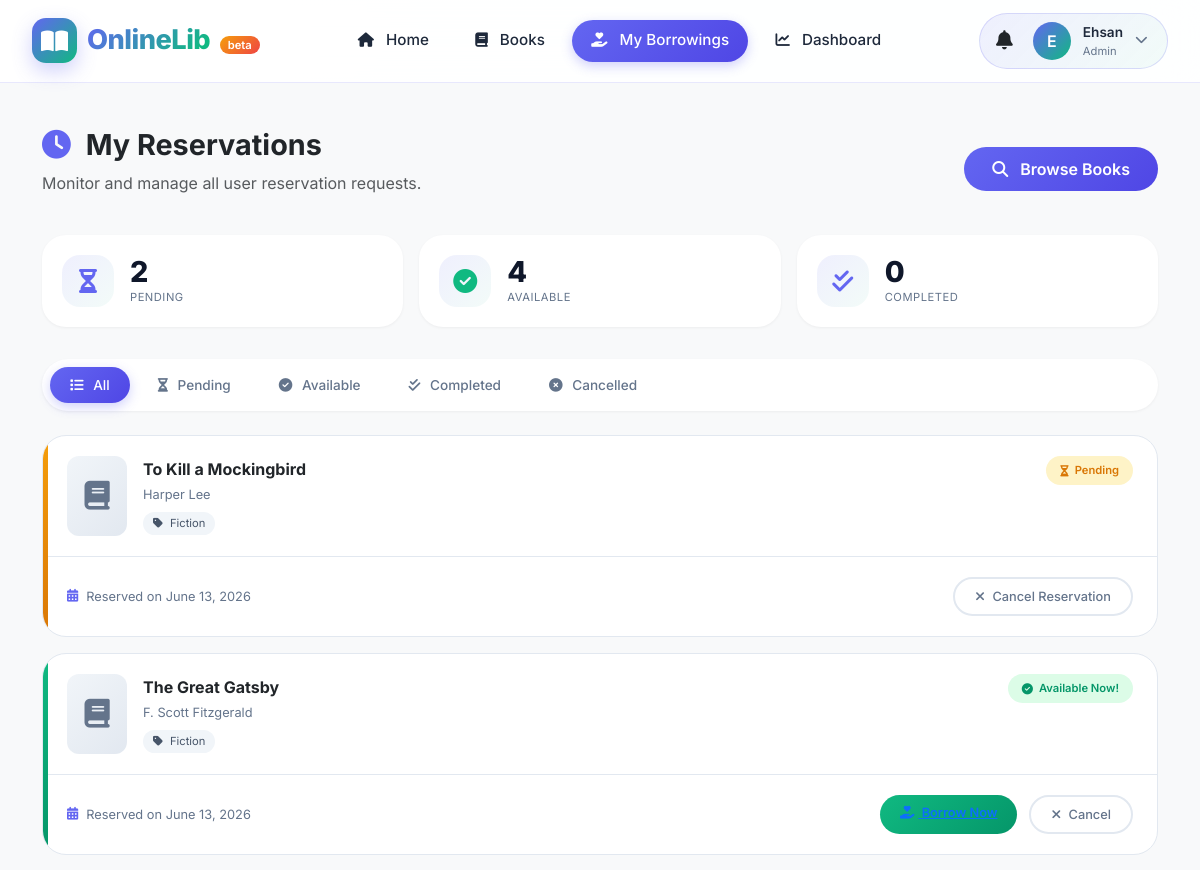
/borrowing/reservations/ (signed in, upper part), run on an earlier commit of the app's database.
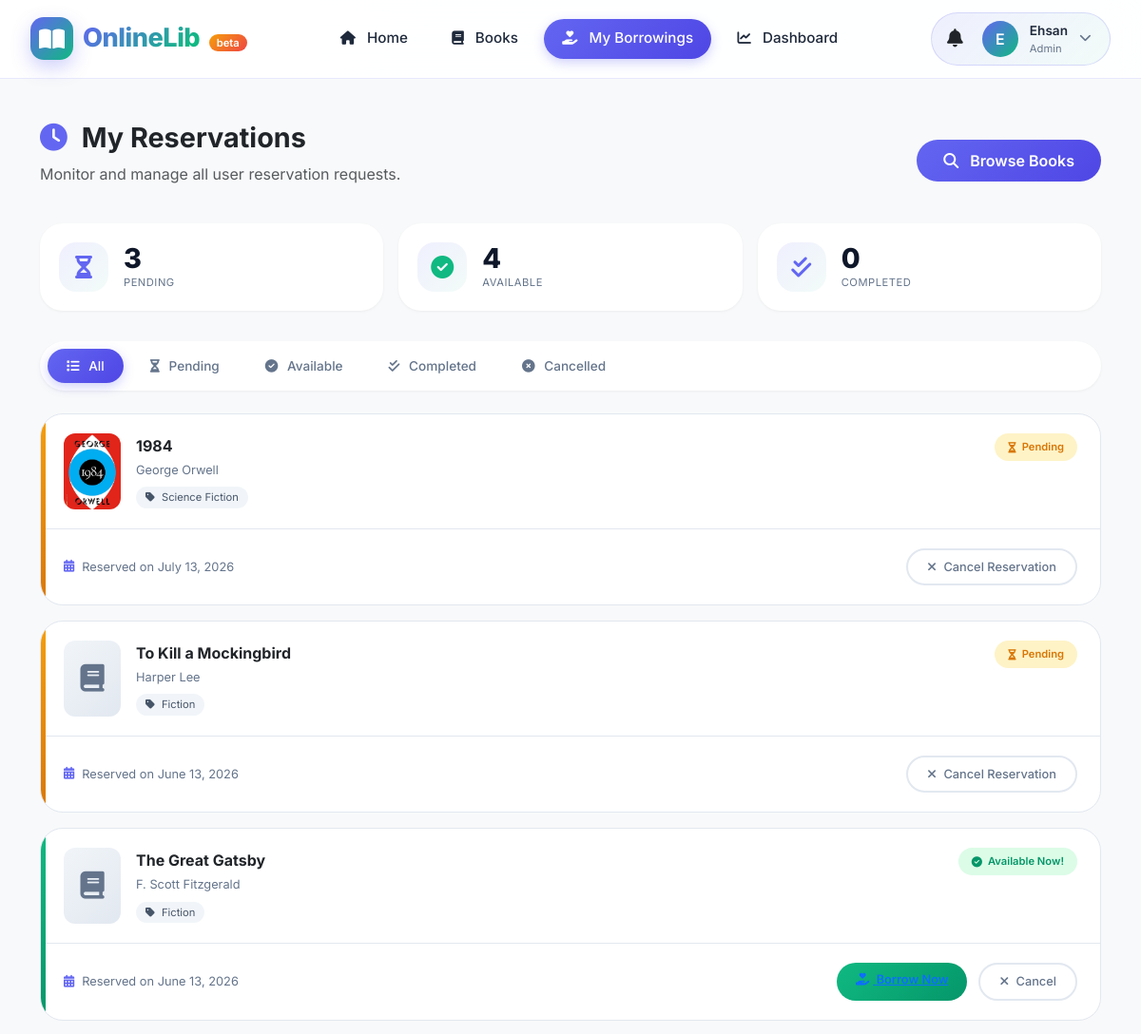
And on a later commit of the database.
### borrowing/models.py (models this page shows, shortened)
class Reservation(models.Model):
    class StatusChoices(models.TextChoices):
        PENDING = "PENDING", "Pending"
        AVAILABLE = "AVAILABLE", "Available"
        COMPLETED = "COMPLETED", "Completed"
        CANCELLED = "CANCELLED", "Cancelled"
    user = models.ForeignKey(
        settings.AUTH_USER_MODEL,
        on_delete=models.CASCADE,
        related_name="reservations",
    )
    book = models.ForeignKey(
        Book,
        on_delete=models.CASCADE,
        related_name="reservations",
    )
    reservation_date = models.DateTimeField(default=timezone.now)
    status = models.CharField(
        max_length=10,
        choices=StatusChoices.choices,
        default=StatusChoices.PENDING,
    )
    class Meta:
        ordering = ["reservation_date"]

### books/models.py (models this page shows, shortened)
class Book(models.Model):
    title = models.CharField(max_length=255)
    author = models.CharField(max_length=255)
    genre = models.CharField(max_length=100)
    description = models.TextField(blank=True)
    publish_year = models.PositiveIntegerField()
    isbn = models.CharField(max_length=20, unique=True)
    total_copies = models.PositiveIntegerField(default=1)
    available_copies = models.PositiveIntegerField(default=1)
    cover_image = models.ImageField(upload_to="book_covers/", blank=True)
    def __init__(self, *args, **kwargs):
        available_copies_was_provided = "available_copies" in kwargs
        super().__init__(*args, **kwargs)
        self._available_copies_was_provided = available_copies_was_provided
    def __setattr__(self, name, value):
        if name == "available_copies" and "_available_copies_was_provided" in self.__dict__:
            self.__dict__["_available_copies_was_provided"] = True
        super().__setattr__(name, value)
    class Meta:
        ordering = ["title"]
        verbose_name = "book"
        verbose_name_plural = "books"

### borrowing/views.py (the view)
# urls.py: path("reservations/", ReservationListView.as_view(), name="reservation_list"),
class ReservationListView(LoginRequiredMixin, ListView):
    model = Reservation
    template_name = "borrowing/reservation_list.html"
    context_object_name = "reservations"
    paginate_by = 10
    def get_queryset(self):
        user = self.request.user
        qs = Reservation.objects.select_related("book", "user").order_by("-reservation_date")
        if user.is_superuser or getattr(user, "role", None) == "ADMIN" or user.has_perm("borrowing.manage_borrowings"):
            return qs
        return qs.filter(user=user)
    def get_context_data(self, **kwargs):
        context = super().get_context_data(**kwargs)
        user = self.request.user
        if user.is_superuser or getattr(user, "role", None) == "ADMIN":
            all_reservations = Reservation.objects.all()
        else:
            all_reservations = Reservation.objects.filter(user=user)
        context['pending_count'] = all_reservations.filter(status=Reservation.StatusChoices.PENDING).count()
        context['available_count'] = all_reservations.filter(status=Reservation.StatusChoices.AVAILABLE).count()
        context['completed_count'] = all_reservations.filter(status=Reservation.StatusChoices.COMPLETED).count()
        return context

### borrowing/templates/borrowing/reservation_list.html (shortened to what the changed rows need)
{% extends "base.html" %}
{% load static %}
{% block content %}
<section class="py-4 py-md-5 bg-light min-vh-100">
    <div class="container">
        <div class="d-flex flex-column flex-md-row justify-content-between align-items-md-center mb-4">
            <div>
                <h1 class="fw-bold mb-2" style="font-size: 1.8rem;">
                    <i class="fas fa-clock me-2" style="color: var(--primary);"></i>
                    My Reservations
                </h1>
            </div>
        </div>
        <div class="reservation-stats">
            <div class="stat-card-res">
                <div>
                    <div class="stat-number-res">{{ pending_count|default:"0" }}</div>
                    <div class="stat-label-res">Pending</div>
                </div>
            </div>
        </div>
        {% if reservations %}
            <div id="reservationsContainer">
                {% for res in reservations %}
                    <div class="reservation-card {{ res.status|lower }}" data-status="{{ res.status }}">
                        <div class="res-card-header">
                            <div class="book-info-res">
                                <div class="book-cover-res">
                                    {% if res.book.cover_image %}
                                        <img src="{{ res.book.cover_image.url }}" alt="{{ res.book.title }}">
                                    {% else %}
                                        <i class="fas fa-book"></i>
                                    {% endif %}
                                </div>
                                <div>
                                    <div class="book-title-res">{{ res.book.title }}</div>
                                    <div class="book-author-res">{{ res.book.author }}</div>
                                    <span class="book-genre-res">
                                        <i class="fas fa-tag me-1"></i> {{ res.book.genre }}
                                    </span>
                                </div>
                            </div>
                            <div>
                                {% if res.status == 'PENDING' %}
                                    <span class="status-badge-res pending">
                                        <i class="fas fa-hourglass-half"></i> Pending
                                    </span>
                                {% elif res.status == 'AVAILABLE' %}
                                    <span class="status-badge-res available">
                                        <i class="fas fa-check-circle"></i> Available Now!
                                    </span>
                                {% elif res.status == 'COMPLETED' %}
                                    <span class="status-badge-res completed">
                                        <i class="fas fa-check-double"></i> Completed
                                    </span>
                                {% else %}
                                    <span class="status-badge-res cancelled">
                                        <i class="fas fa-times-circle"></i> Cancelled
                                    </span>
                                {% endif %}
                            </div>
                        </div>
                        <div class="res-card-body">
                            <div class="res-date">
                                <i class="fas fa-calendar-alt"></i>
                                Reserved on {{ res.reservation_date|date:"F j, Y" }}
                            </div>
                            <div class="action-buttons-res">
                                {% if res.status == 'AVAILABLE' %}
                                    <a href="{% url 'borrowing:borrow_book' res.book.pk %}" class="btn-borrow">
                                        <i class="fas fa-hand-holding-heart me-1"></i> Borrow Now
                                    </a>
                                    <form method="post" action="{% url 'borrowing:cancel_reservation' res.pk %}" class="d-inline">
                                        <button type="submit" class="btn-cancel-res" onclick="return confirm('Cancel this reservation?')">
                                            <i class="fas fa-times me-1"></i> Cancel
                                        </button>
                                    </form>
                                {% elif res.status == 'PENDING' %}
                                    <form method="post" action="{% url 'borrowing:cancel_reservation' res.pk %}" class="d-inline">
                                        <button type="submit" class="btn-cancel-res" onclick="return confirm('Cancel this reservation?')">
                                            <i class="fas fa-times me-1"></i> Cancel Reservation
                                        </button>
                                    </form>
                                {% else %}
                                    <button class="btn-disabled" disabled>
                                        <i class="fas fa-lock me-1"></i>
                                        {% if res.status == 'COMPLETED' %}Already Borrowed{% else %}Closed{% endif %}
                                    </button>
                                {% endif %}
                            </div>
                        </div>
                    </div>
                {% endfor %}
            </div>
        {% endif %}
    </div>
</section>
{% endblock %}

What changed in the data, as far as the page shows it:
added Reservation: book.cover_image (picture), book "1984", book.author "George Orwell", book.genre "Science Fiction", status "PENDING" (drawn), reservation_date "July 13, 2026"
Also different on the page:
{{ pending_count|default:"0" }}: "2" → "3"
